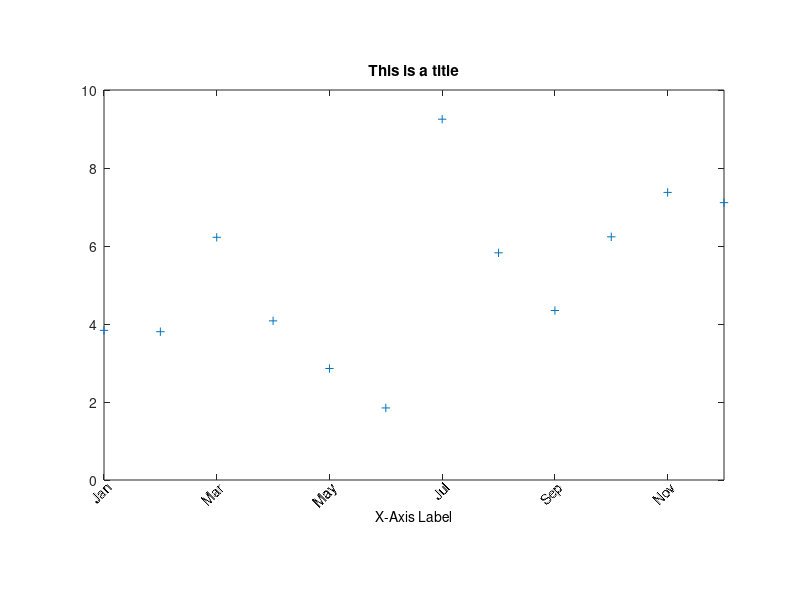

This chart was generated by the following MATLAB code:
% Generate some test data. Assume that the X-axis represents months.
x = 1:12;
y = 10*rand(1,length(x));

% Plot the data.
h = plot(x,y,'+');

% Reduce the size of the axis so that all the labels fit in the figure.
pos = get(gca,'Position');
set(gca,'Position',[pos(1), .2, pos(3) .65])

% Add a title.
title('This is a title')

% Set the X-Tick locations so that every other month is labeled.
Xt = 1:2:11;
Xl = [1 12];
set(gca,'XTick',Xt,'XLim',Xl);

% Add the months as tick labels.
months = ['Jan';
'Feb';
'Mar';
'Apr';
'May';
'Jun';
'Jul';
'Aug';
'Sep';
'Oct';
'Nov';
'Dec'];

ax = axis; % Current axis limits
axis(axis); % Set the axis limit modes (e.g. XLimMode) to manual
Yl = ax(3:4); % Y-axis limits

% Place the text labels
t = text(Xt,Yl(1)*ones(1,length(Xt)),months(1:2:12,:));
set(t,'HorizontalAlignment','right','VerticalAlignment','top', ...
'Rotation',45);

% Remove the default labels
set(gca,'XTickLabel','')

% Get the Extent of each text object. This
% loop is unavoidable.
for i = 1:length(t)
ext(i,:) = get(t(i),'Extent');
end

% Determine the lowest point. The X-label will be
% placed so that the top is aligned with this point.
LowYPoint = min(ext(:,2));

% Place the axis label at this point
XMidPoint = Xl(1)+abs(diff(Xl))/2;
tl = text(XMidPoint,LowYPoint,'X-Axis Label', ...
'VerticalAlignment','top', ...
'HorizontalAlignment','center');